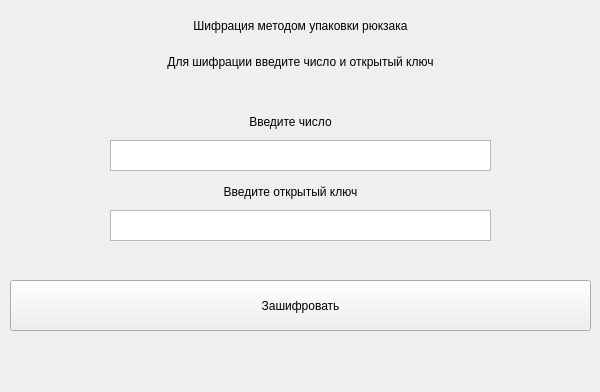
<?xml version="1.0" encoding="UTF-8"?>
<ui version="4.0">
 <class>MainWindow</class>
 <widget class="QMainWindow" name="MainWindow">
  <property name="geometry">
   <rect>
    <x>0</x>
    <y>0</y>
    <width>600</width>
    <height>392</height>
   </rect>
  </property>
  <property name="windowTitle">
   <string>MainWindow</string>
  </property>
  <widget class="QWidget" name="centralwidget">
   <widget class="QLabel" name="label">
    <property name="geometry">
     <rect>
      <x>10</x>
      <y>10</y>
      <width>581</width>
      <height>31</height>
     </rect>
    </property>
    <property name="styleSheet">
     <string notr="true">font: 14pt &quot;Times New Roman&quot;;</string>
    </property>
    <property name="text">
     <string>Шифрация методом упаковки рюкзака</string>
    </property>
    <property name="alignment">
     <set>Qt::AlignCenter</set>
    </property>
   </widget>
   <widget class="QPushButton" name="pushButton">
    <property name="geometry">
     <rect>
      <x>10</x>
      <y>280</y>
      <width>581</width>
      <height>51</height>
     </rect>
    </property>
    <property name="styleSheet">
     <string notr="true">font: 12pt &quot;Times New Roman&quot;;</string>
    </property>
    <property name="text">
     <string>Зашифровать</string>
    </property>
   </widget>
   <widget class="QLabel" name="label_4">
    <property name="geometry">
     <rect>
      <x>0</x>
      <y>110</y>
      <width>581</width>
      <height>23</height>
     </rect>
    </property>
    <property name="styleSheet">
     <string notr="true">font: 10pt &quot;Times New Roman&quot;;</string>
    </property>
    <property name="text">
     <string>Введите число</string>
    </property>
    <property name="alignment">
     <set>Qt::AlignCenter</set>
    </property>
   </widget>
   <widget class="QPlainTextEdit" name="plainTextEdit_4">
    <property name="geometry">
     <rect>
      <x>110</x>
      <y>140</y>
      <width>381</width>
      <height>31</height>
     </rect>
    </property>
   </widget>
   <widget class="QLabel" name="label_6">
    <property name="geometry">
     <rect>
      <x>10</x>
      <y>50</y>
      <width>581</width>
      <height>23</height>
     </rect>
    </property>
    <property name="styleSheet">
     <string notr="true">font: 10pt &quot;Times New Roman&quot;;</string>
    </property>
    <property name="text">
     <string>Для шифрации введите число и открытый ключ</string>
    </property>
    <property name="alignment">
     <set>Qt::AlignCenter</set>
    </property>
   </widget>
   <widget class="QLabel" name="label_7">
    <property name="geometry">
     <rect>
      <x>0</x>
      <y>180</y>
      <width>581</width>
      <height>23</height>
     </rect>
    </property>
    <property name="styleSheet">
     <string notr="true">font: 10pt &quot;Times New Roman&quot;;</string>
    </property>
    <property name="text">
     <string>Введите открытый ключ</string>
    </property>
    <property name="alignment">
     <set>Qt::AlignCenter</set>
    </property>
   </widget>
   <widget class="QPlainTextEdit" name="plainTextEdit_5">
    <property name="geometry">
     <rect>
      <x>110</x>
      <y>210</y>
      <width>381</width>
      <height>31</height>
     </rect>
    </property>
   </widget>
  </widget>
 </widget>
 <resources/>
 <connections/>
</ui>
